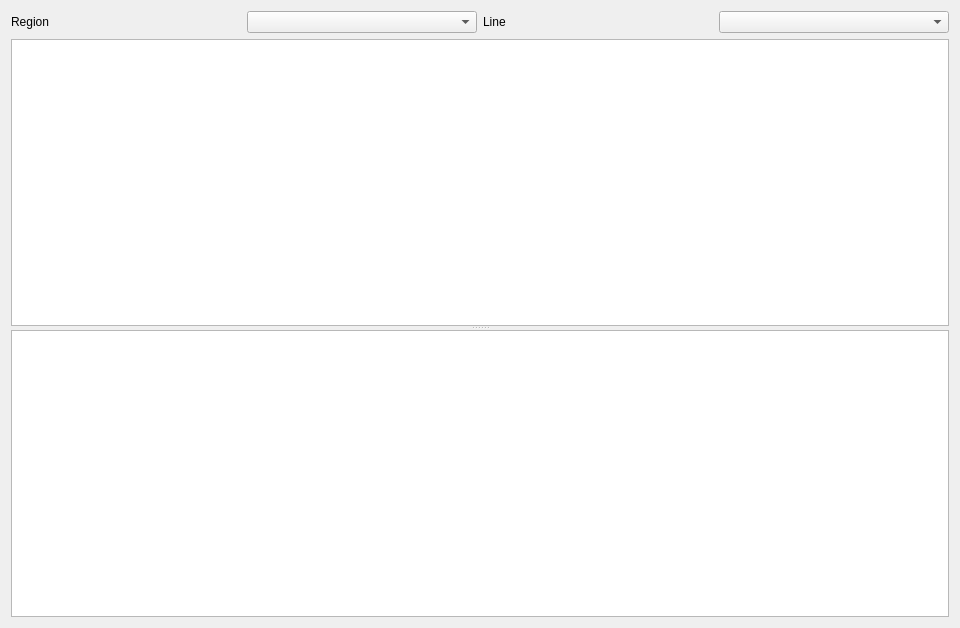
<?xml version="1.0" encoding="UTF-8"?>
<ui version="4.0">
 <class>LineValuesWidget</class>
 <widget class="QWidget" name="LineValuesWidget">
  <property name="geometry">
   <rect>
    <x>0</x>
    <y>0</y>
    <width>960</width>
    <height>628</height>
   </rect>
  </property>
  <property name="windowTitle">
   <string>Line Properties</string>
  </property>
  <layout class="QVBoxLayout" name="verticalLayout">
   <item>
    <layout class="QHBoxLayout" name="horizontalLayout">
     <item>
      <widget class="QLabel" name="label">
       <property name="text">
        <string>Region</string>
       </property>
      </widget>
     </item>
     <item>
      <widget class="QComboBox" name="_regionComboBox"/>
     </item>
     <item>
      <widget class="QLabel" name="label_2">
       <property name="text">
        <string>Line</string>
       </property>
      </widget>
     </item>
     <item>
      <widget class="QComboBox" name="_linesComboBox"/>
     </item>
    </layout>
   </item>
   <item>
    <widget class="QSplitter" name="splitter">
     <property name="orientation">
      <enum>Qt::Vertical</enum>
     </property>
     <widget class="QTableWidget" name="_lineTableWidget">
      <attribute name="verticalHeaderVisible">
       <bool>false</bool>
      </attribute>
     </widget>
     <widget class="QTableWidget" name="_regionsTableWidget"/>
    </widget>
   </item>
  </layout>
 </widget>
 <resources/>
 <connections>
  <connection>
   <sender>_regionComboBox</sender>
   <signal>activated(int)</signal>
   <receiver>LineValuesWidget</receiver>
   <slot>region_chosen()</slot>
   <hints>
    <hint type="sourcelabel">
     <x>257</x>
     <y>26</y>
    </hint>
    <hint type="destinationlabel">
     <x>339</x>
     <y>185</y>
    </hint>
   </hints>
  </connection>
  <connection>
   <sender>_linesComboBox</sender>
   <signal>activated(int)</signal>
   <receiver>LineValuesWidget</receiver>
   <slot>line_chosen()</slot>
   <hints>
    <hint type="sourcelabel">
     <x>587</x>
     <y>26</y>
    </hint>
    <hint type="destinationlabel">
     <x>339</x>
     <y>185</y>
    </hint>
   </hints>
  </connection>
 </connections>
</ui>
